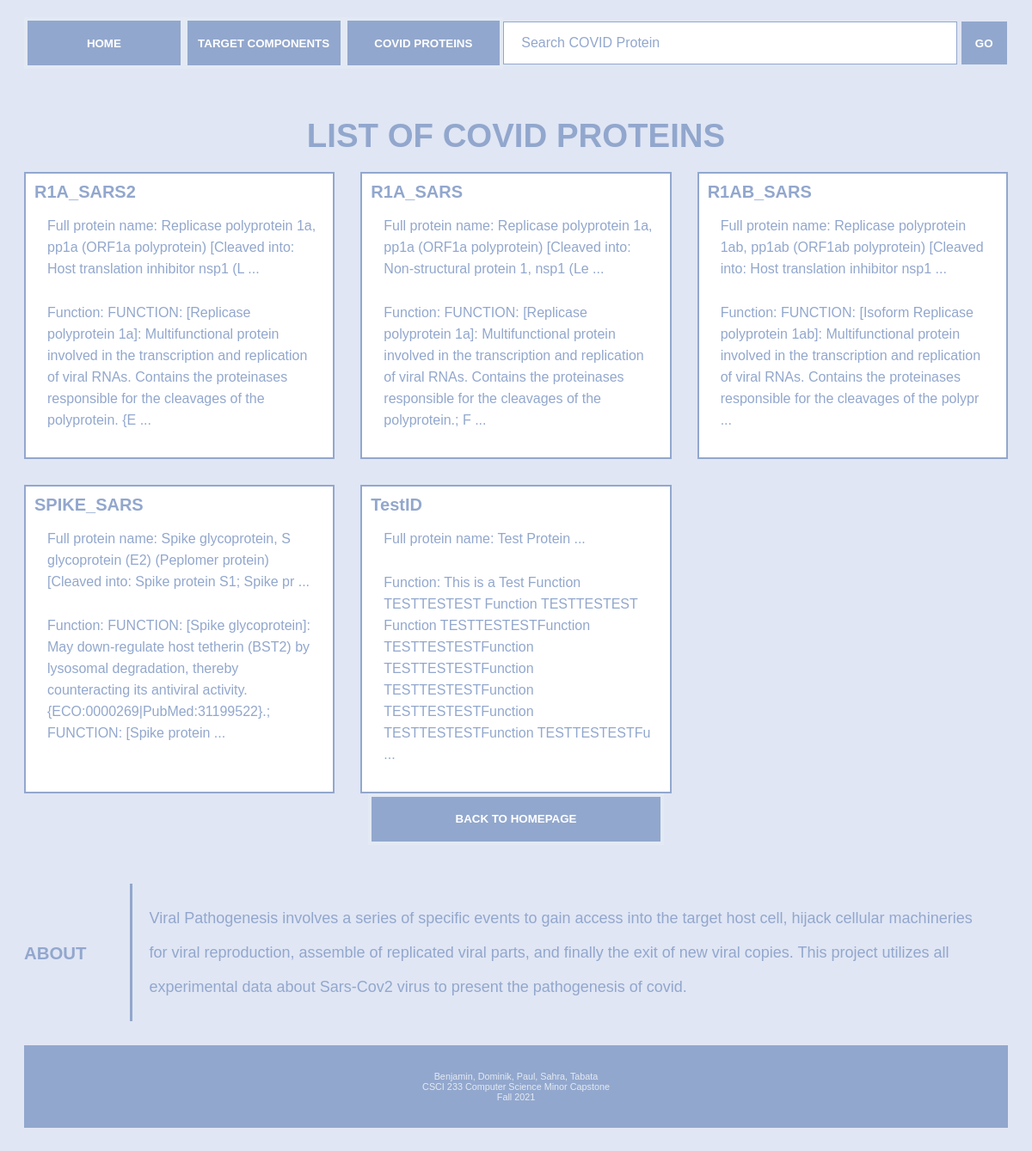
/proteins/, run on an earlier commit of the app's database.
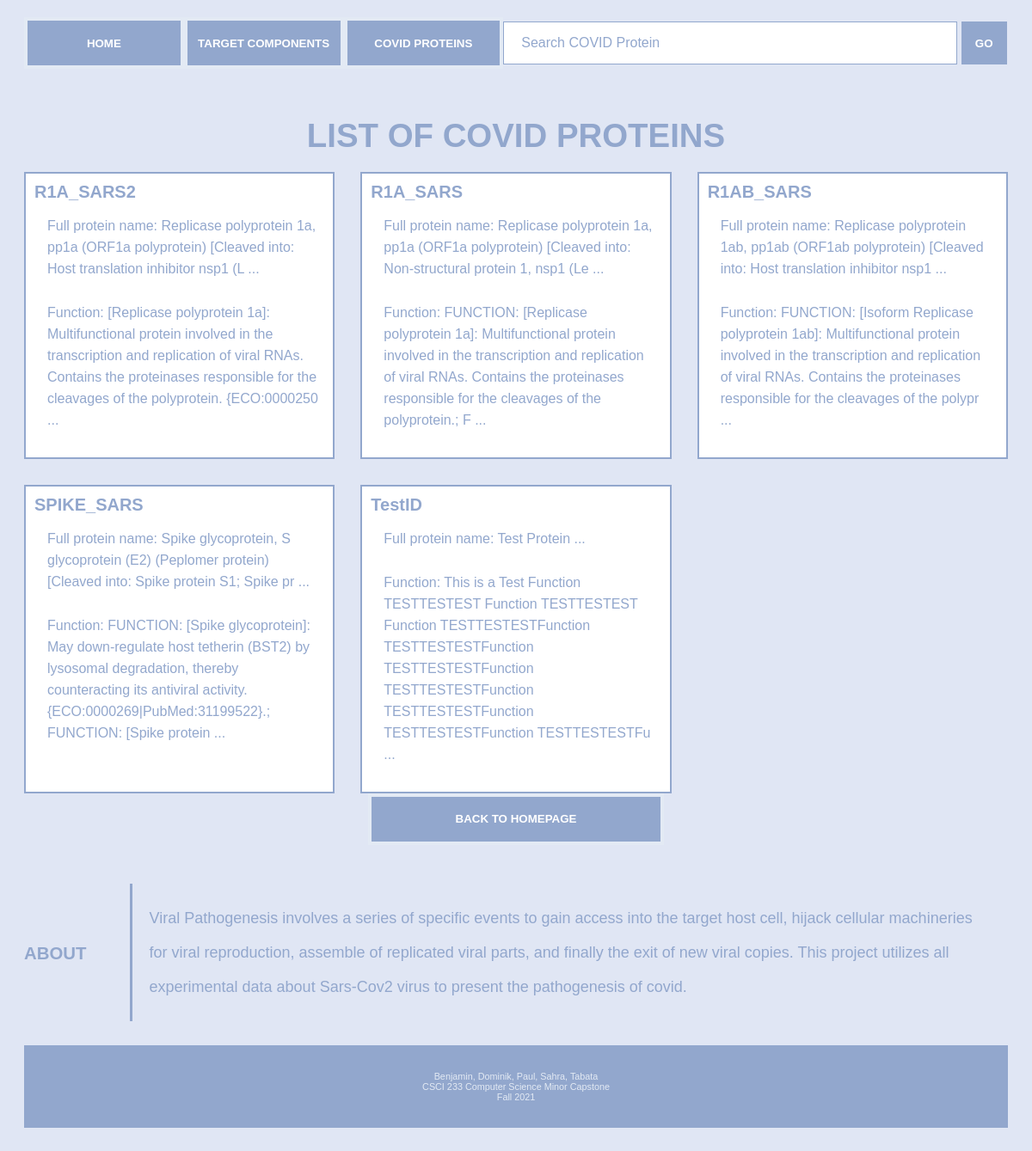
And on a later commit of the database.
### proteins/models.py (models this page shows, shortened)
class Protein(models.Model):
    protein_id = models.CharField(max_length=100)
    protein_name = models.CharField(max_length=1000)
    slug = models.SlugField()
    function = models.TextField()
    locations = models.TextField()
    thumb = models.ImageField(default='default.png', blank=True)
    class Meta:
        verbose_name_plural = "proteins"
    def function_preview(self):
        return self.function[:200] + ' ...'
    def name_preview(self):
        return self.protein_name[:100] + ' ...'

### proteins/views.py (the view)
# urls.py: path('', views.proteins_list, name='list'),
def proteins_list(request):
    proteins = Protein.objects.all().order_by('protein_name')
    return render(request, 'proteins/proteins_list.html', {'proteins':proteins})

### proteins/templates/proteins/proteins_list.html
{% extends 'index.html' %}
{%block content%}
    <h1 class="listheading">LIST OF COVID PROTEINS</h1>
<div class="thumbnails">
    {% for protein in proteins %}
    <div class = "description-box">
    <a class="protein-name" href="{% url 'proteins:detail' protein.slug %}">{{protein.protein_id}}</a>
            <p>Full protein name: {{protein.name_preview}}</p>
            <p>Function: {{protein.function_preview}}</p>
            </div>
    {% endfor %}
    </div>
<div class="center">
    <button class="button2" id="listBtn"> <a href="{% url 'homepage' %}">BACK TO HOMEPAGE</a></button>
    </div>
{% endblock %}

What changed in the data, as far as the page shows it:
changed Protein "R1A_SARS2": function_preview "FUNCTION: [Replicase polyprotein 1a]: Multifunctional protein involved in the transcription and replication of viral RNAs. Contains the proteinases responsible for the cleavages of the polyprotein. {E ..." → "[Replicase polyprotein 1a]: Multifunctional protein involved in the transcription and replication of viral RNAs. Contains the proteinases responsible for the cleavages of the polyprotein. {ECO:0000250 ..."
